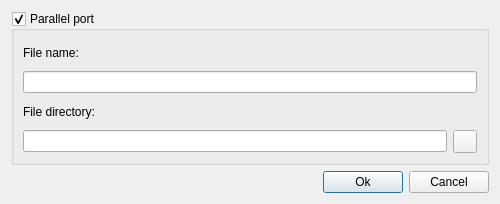
<?xml version="1.0" encoding="UTF-8"?>
<ui version="4.0">
 <class>ConfigureParallelDialog</class>
 <widget class="QDialog" name="ConfigureParallelDialog">
  <property name="geometry">
   <rect>
    <x>0</x>
    <y>0</y>
    <width>500</width>
    <height>204</height>
   </rect>
  </property>
  <property name="windowTitle">
   <string>Configure parallel port</string>
  </property>
  <layout class="QVBoxLayout" name="verticalLayout">
   <item>
    <widget class="QGroupBox" name="frmParallel">
     <property name="title">
      <string>Parallel port</string>
     </property>
     <property name="checkable">
      <bool>true</bool>
     </property>
     <layout class="QGridLayout" name="gridLayout_2">
      <item row="0" column="0" colspan="2">
       <widget class="QLabel" name="lblFileName">
        <property name="text">
         <string>File name:</string>
        </property>
       </widget>
      </item>
      <item row="1" column="0" colspan="2">
       <widget class="QLineEdit" name="txtFileName"/>
      </item>
      <item row="2" column="0">
       <widget class="QLabel" name="lblFileDirectory">
        <property name="text">
         <string>File directory:</string>
        </property>
       </widget>
      </item>
      <item row="3" column="0">
       <widget class="QLineEdit" name="txtFileDirectory">
        <property name="readOnly">
         <bool>true</bool>
        </property>
       </widget>
      </item>
      <item row="3" column="1">
       <widget class="QToolButton" name="btnChooseDirectory">
        <property name="text">
         <string/>
        </property>
        <property name="icon">
         <iconset resource="../../res/resource.qrc">
          <normaloff>:/images/file-open_container_folder.png</normaloff>:/images/file-open_container_folder.png</iconset>
        </property>
       </widget>
      </item>
     </layout>
    </widget>
   </item>
   <item>
    <layout class="QHBoxLayout" name="horizontalLayout">
     <item>
      <spacer name="horizontalSpacer">
       <property name="orientation">
        <enum>Qt::Horizontal</enum>
       </property>
       <property name="sizeHint" stdset="0">
        <size>
         <width>175</width>
         <height>20</height>
        </size>
       </property>
      </spacer>
     </item>
     <item>
      <widget class="QPushButton" name="btnOk">
       <property name="text">
        <string>Ok</string>
       </property>
      </widget>
     </item>
     <item>
      <widget class="QPushButton" name="btnCancel">
       <property name="text">
        <string>Cancel</string>
       </property>
      </widget>
     </item>
    </layout>
   </item>
  </layout>
 </widget>
 <tabstops>
  <tabstop>frmParallel</tabstop>
  <tabstop>txtFileName</tabstop>
  <tabstop>txtFileDirectory</tabstop>
  <tabstop>btnChooseDirectory</tabstop>
  <tabstop>btnOk</tabstop>
  <tabstop>btnCancel</tabstop>
 </tabstops>
 <resources>
  <include location="../../res/resource.qrc"/>
 </resources>
 <connections>
  <connection>
   <sender>btnOk</sender>
   <signal>clicked()</signal>
   <receiver>ConfigureParallelDialog</receiver>
   <slot>accept()</slot>
   <hints>
    <hint type="sourcelabel">
     <x>462</x>
     <y>165</y>
    </hint>
    <hint type="destinationlabel">
     <x>316</x>
     <y>101</y>
    </hint>
   </hints>
  </connection>
  <connection>
   <sender>btnCancel</sender>
   <signal>clicked()</signal>
   <receiver>ConfigureParallelDialog</receiver>
   <slot>reject()</slot>
   <hints>
    <hint type="sourcelabel">
     <x>562</x>
     <y>165</y>
    </hint>
    <hint type="destinationlabel">
     <x>316</x>
     <y>101</y>
    </hint>
   </hints>
  </connection>
  <connection>
   <sender>btnChooseDirectory</sender>
   <signal>clicked()</signal>
   <receiver>ConfigureParallelDialog</receiver>
   <slot>slotChooseDirectory()</slot>
   <hints>
    <hint type="sourcelabel">
     <x>596</x>
     <y>130</y>
    </hint>
    <hint type="destinationlabel">
     <x>316</x>
     <y>101</y>
    </hint>
   </hints>
  </connection>
 </connections>
 <slots>
  <slot>slotChooseDirectory()</slot>
 </slots>
</ui>
